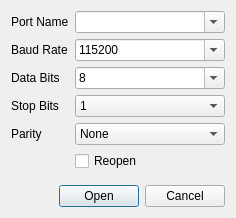
<?xml version="1.0" encoding="UTF-8"?>
<ui version="4.0">
 <class>Dialog</class>
 <widget class="QDialog" name="Dialog">
  <property name="geometry">
   <rect>
    <x>0</x>
    <y>0</y>
    <width>236</width>
    <height>218</height>
   </rect>
  </property>
  <property name="windowTitle">
   <string>pqcom</string>
  </property>
  <layout class="QVBoxLayout" name="verticalLayout">
   <item>
    <layout class="QFormLayout" name="formLayout">
     <property name="fieldGrowthPolicy">
      <enum>QFormLayout::AllNonFixedFieldsGrow</enum>
     </property>
     <item row="0" column="0">
      <widget class="QLabel" name="label">
       <property name="text">
        <string>Port Name</string>
       </property>
      </widget>
     </item>
     <item row="0" column="1">
      <widget class="QComboBox" name="portComboBox">
       <property name="editable">
        <bool>true</bool>
       </property>
      </widget>
     </item>
     <item row="1" column="0">
      <widget class="QLabel" name="label_2">
       <property name="text">
        <string>Baud Rate</string>
       </property>
      </widget>
     </item>
     <item row="1" column="1">
      <widget class="QComboBox" name="baudComboBox">
       <property name="editable">
        <bool>true</bool>
       </property>
       <item>
        <property name="text">
         <string>115200</string>
        </property>
       </item>
       <item>
        <property name="text">
         <string>57600</string>
        </property>
       </item>
       <item>
        <property name="text">
         <string>38400</string>
        </property>
       </item>
       <item>
        <property name="text">
         <string>19200</string>
        </property>
       </item>
       <item>
        <property name="text">
         <string>9600</string>
        </property>
       </item>
      </widget>
     </item>
     <item row="3" column="0">
      <widget class="QLabel" name="label_3">
       <property name="text">
        <string>Stop Bits</string>
       </property>
      </widget>
     </item>
     <item row="3" column="1">
      <widget class="QComboBox" name="stopbitComboBox">
       <item>
        <property name="text">
         <string>1</string>
        </property>
       </item>
       <item>
        <property name="text">
         <string>1.5</string>
        </property>
       </item>
       <item>
        <property name="text">
         <string>2</string>
        </property>
       </item>
      </widget>
     </item>
     <item row="2" column="1">
      <widget class="QComboBox" name="dataComboBox">
       <property name="editable">
        <bool>true</bool>
       </property>
       <item>
        <property name="text">
         <string>8</string>
        </property>
       </item>
       <item>
        <property name="text">
         <string>7</string>
        </property>
       </item>
      </widget>
     </item>
     <item row="2" column="0">
      <widget class="QLabel" name="label_5">
       <property name="text">
        <string>Data Bits</string>
       </property>
      </widget>
     </item>
     <item row="4" column="1">
      <widget class="QComboBox" name="parityComboBox">
       <item>
        <property name="text">
         <string>None</string>
        </property>
       </item>
       <item>
        <property name="text">
         <string>Even</string>
        </property>
       </item>
       <item>
        <property name="text">
         <string>Odd</string>
        </property>
       </item>
       <item>
        <property name="text">
         <string>Mark</string>
        </property>
       </item>
       <item>
        <property name="text">
         <string>Space</string>
        </property>
       </item>
      </widget>
     </item>
     <item row="4" column="0">
      <widget class="QLabel" name="label_4">
       <property name="text">
        <string>Parity</string>
       </property>
      </widget>
     </item>
     <item row="5" column="1">
      <widget class="QCheckBox" name="checkBox">
       <property name="toolTip">
        <string>Try to reopen port after disconnect</string>
       </property>
       <property name="text">
        <string>Reopen</string>
       </property>
      </widget>
     </item>
    </layout>
   </item>
   <item>
    <widget class="QDialogButtonBox" name="buttonBox">
     <property name="orientation">
      <enum>Qt::Horizontal</enum>
     </property>
     <property name="standardButtons">
      <set>QDialogButtonBox::Cancel|QDialogButtonBox::Open</set>
     </property>
    </widget>
   </item>
  </layout>
 </widget>
 <resources/>
 <connections>
  <connection>
   <sender>buttonBox</sender>
   <signal>accepted()</signal>
   <receiver>Dialog</receiver>
   <slot>accept()</slot>
   <hints>
    <hint type="sourcelabel">
     <x>248</x>
     <y>254</y>
    </hint>
    <hint type="destinationlabel">
     <x>157</x>
     <y>274</y>
    </hint>
   </hints>
  </connection>
  <connection>
   <sender>buttonBox</sender>
   <signal>rejected()</signal>
   <receiver>Dialog</receiver>
   <slot>reject()</slot>
   <hints>
    <hint type="sourcelabel">
     <x>316</x>
     <y>260</y>
    </hint>
    <hint type="destinationlabel">
     <x>286</x>
     <y>274</y>
    </hint>
   </hints>
  </connection>
 </connections>
</ui>
